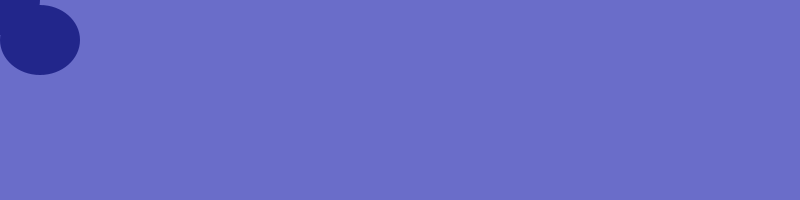
Frame 1 (no input)
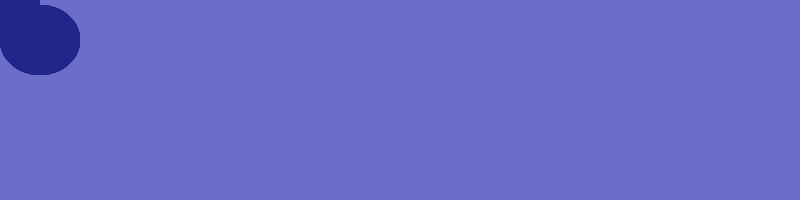
Frame 60 (the mouse pressed at the canvas centre just before this capture)
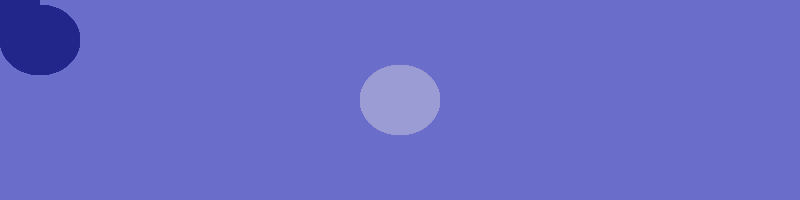
Frame 120 (the mouse held since frame 60 and released just before this capture)

The Processing sketch that drew these frames (run headless with seeded random() and noise(); from frame 60 on, the mouse is pressed at the canvas centre):

// Processing sketch: processing_171216
// ── processing_171216.pde

color cornflower = (#6A6DC9); 
  color darkBlue = (#22268B); 
  color stormy = (#9A9CD3); 
  int x; 


void setup () { 
  size (800, 200); 
  background (cornflower); 
}

void draw ()  {

  fill (darkBlue);
  noStroke ();
  ellipse (40, 40, 80, 70); 
  
  x+= 20; 
  if (mousePressed) {
    fill(stormy);
  } else {
    fill(darkBlue);
  }
  ellipse(mouseX, mouseY, 80, 70);
  
} 
